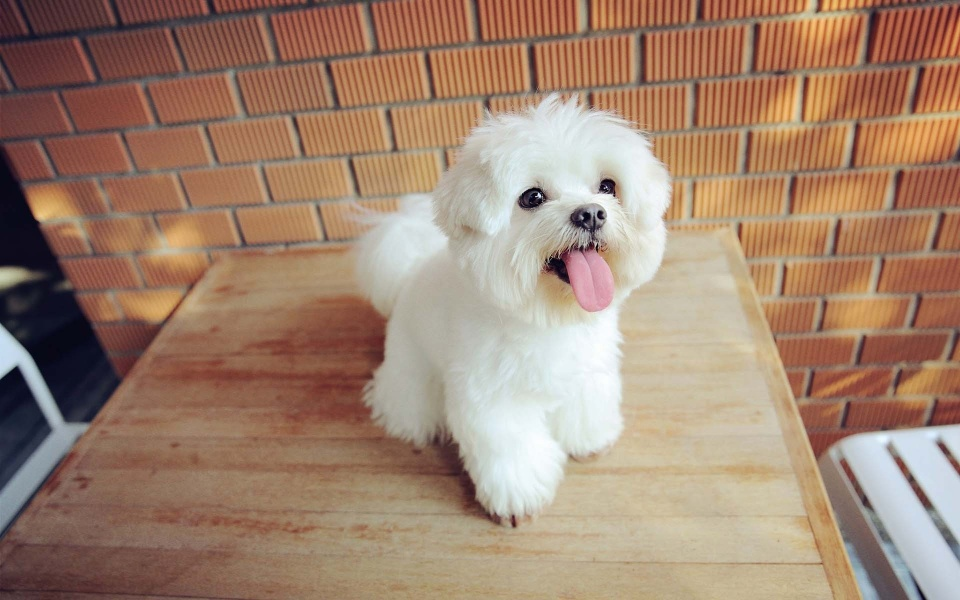
#> input picture dog.jpg, 960 x 600 px
$ python '图像基本变换.py'
#> lines starting #> are read from the running program, lines starting #| are printed output that depends on the picture
import cv2
import numpy as np

dog=cv2.imread('dog.jpg')
#> dog is the input picture: shape (600, 960, 3); mean B, G, R 112.7, 132.2, 161.1

"""放大与缩小"""
#方式一：按照像素缩放  interpolation 可以指定算法 防止图片失真（一定会存在失真）
# dog=cv2.resize(dog,(800,800),interpolation=cv2.INTER_BITS)

"""方式二：按照 x,y轴比例进行缩放"""

"""resize(src, dsize[, dst[, fx[, fy[, interpolation]]]])
src: 要缩放的图片
dsize: 缩放之后的图片大小, 元组和列表表示均可.
dst: 可选参数, 缩放之后的输出图片
fx, fy: x轴和y轴的缩放比, 即宽度和高度的缩放比.
interpolation: 插值算法, 主要有以下几种:
INTER_NEAREST, 邻近插值, 速度快, 效果差.
INTER_LINEAR, 双线性插值, 使用原图中的4个点进行插值. 默认.
INTER_CUBIC, 三次插值, 原图中的16个点.
INTER_AREA, 区域插值, 效果最好, 计算时间最长.
"""
new=cv2.resize(dog,dsize=None,fx=0.5,fy=0.5,interpolation=cv2.INTER_AREA)
cv2.imshow('siri',dog)
cv2.imshow('sirius',new)
cv2.waitKey(0)
cv2.destroyAllWindows()


"""翻转"""
"""
flip(src, flipCode)
    flipCode =0 表示上下翻转
    flipCode >0 表示左右翻转
    flipCode <0 上下 + 左右"""
new1 = cv2.flip(dog, flipCode=0)
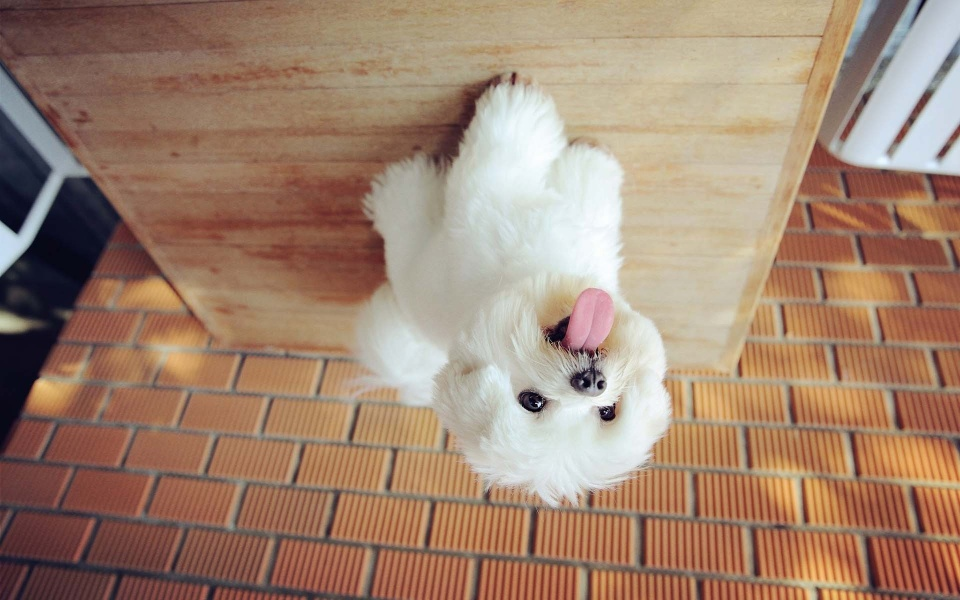
#> new1: shape (600, 960, 3); mean B, G, R 112.7, 132.2, 161.1
new2 = cv2.flip(dog, flipCode=1)
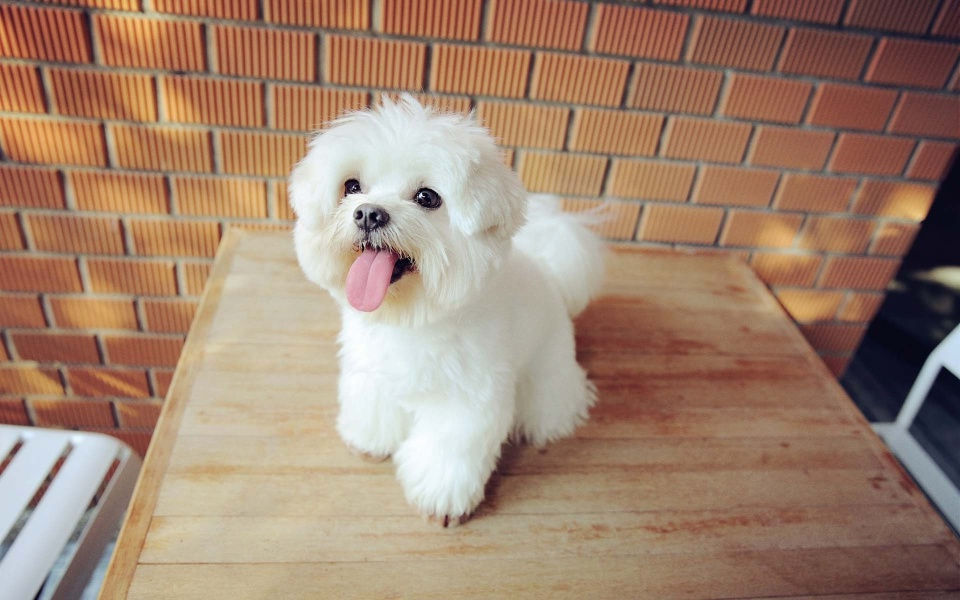
#> new2: shape (600, 960, 3); mean B, G, R 112.7, 132.2, 161.1
new3 = cv2.flip(dog, flipCode=-1)
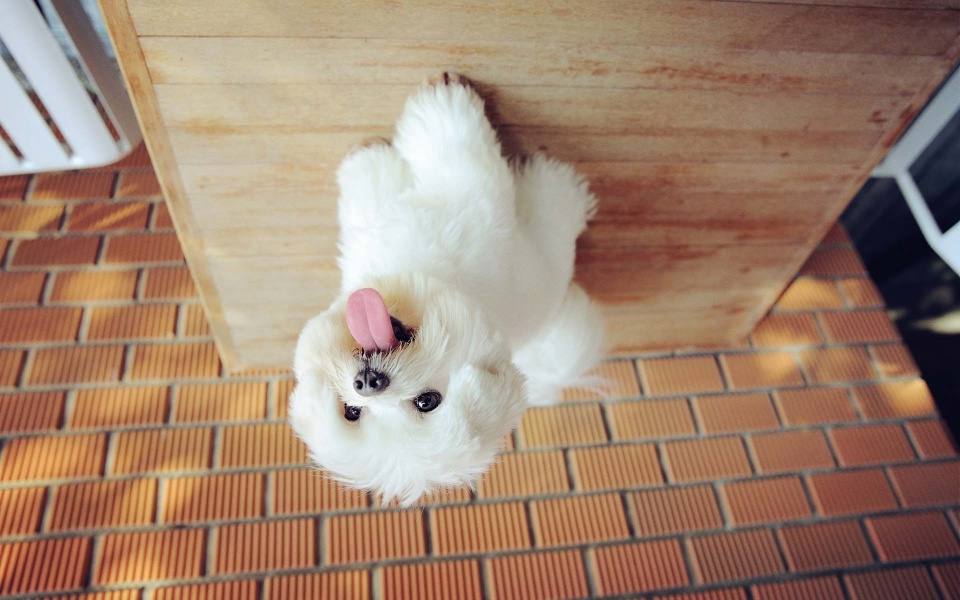
#> new3: shape (600, 960, 3); mean B, G, R 112.7, 132.2, 161.1
cv2.imshow('0',dog)
cv2.imshow('1',new1)
cv2.imshow('2',new2)
cv2.imshow('3',new3)
cv2.waitKey(0)
cv2.destroyAllWindows()


"""旋转"""
"""
rotate(img, rotateCode)
    ROTATE_90_CLOCKWISE 90度顺时针
    ROTATE_180 180度
    ROTATE_90_COUNTERCLOCKWISE 90度逆时针"""
new_dog = cv2.rotate(dog, rotateCode=cv2.ROTATE_90_COUNTERCLOCKWISE)
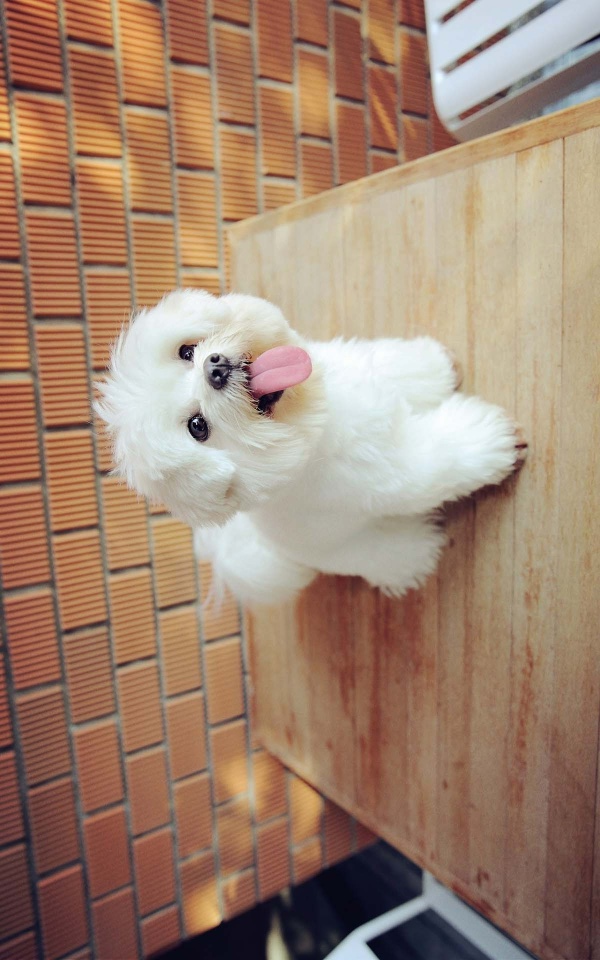
#> new_dog: shape (960, 600, 3); mean B, G, R 112.7, 132.2, 161.1


"""仿射变换"""

"""仿射变换是图像旋转, 缩放, 平移的总称.具体的做法是通过一个矩阵和和原图片坐标进行计算, 得到新的坐标, 完成变换. 所以关键就是这个矩阵.

warpAffine(src, M, dsize, flags, mode, value)

M:变换矩阵

dsize: 输出图片大小

flag: 与resize中的插值算法一致

mode: 边界外推法标志

value: 填充边界值
"""

"""getRotationMatrix2D(center, angle, scale)
    center 中心点 , 以图片的哪个点作为旋转时的中心点.
    angle 角度: 旋转的角度, 按照逆时针旋转.
    scale 缩放比例: 想把图片进行什么样的缩放."""

dog=cv2.imread('dog.jpg')
#获取原始图片的大小
h,w,ch=dog.shape
#> h = 600; w = 960; ch = 3
#获取变换矩阵 以点(300,480)为中心 旋转 15度 缩放比例为1
# print(h,w,ch)
M=cv2.getRotationMatrix2D((300,480),15,1)
#仿射变化
dog=cv2.warpAffine(dog,M,dsize=(w,h))
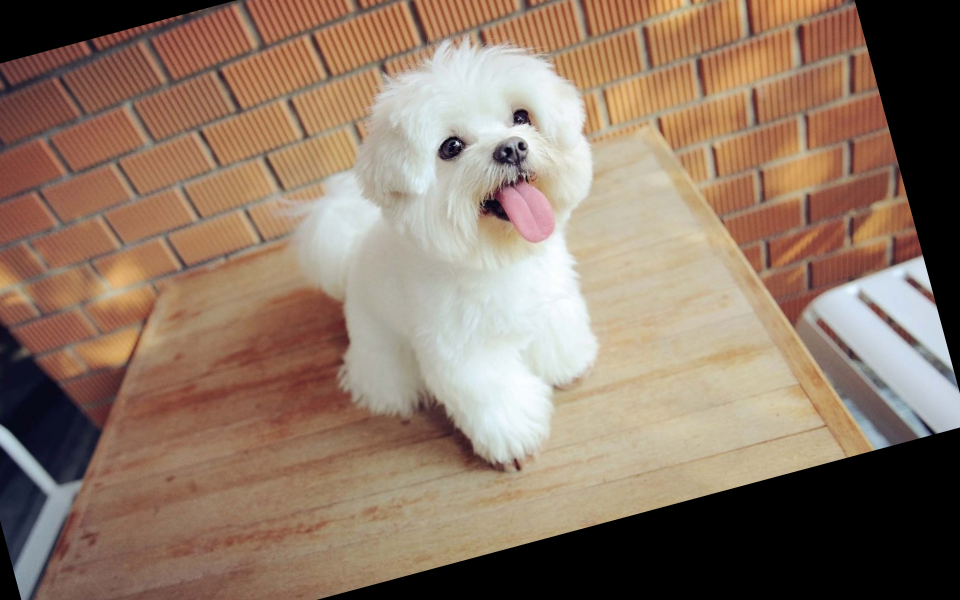
#> dog: shape (600, 960, 3); mean B, G, R 102.4, 119.4, 141.7
cv2.imshow('img',dog)
cv2.waitKey(0)
cv2.destroyAllWindows()

"""getAffineTransform(src[], dst[]) 通过三点可以确定变换后的位置, 相当于解方程, 3个点对应三个方程, 能解出偏移的参数和旋转的角度.
    src原目标的三个点
    dst对应变换后的三个点"""
# 通过三个点来确定M
# 仿射变换之平移
dog=cv2.imread('dog.jpg')
h, w, ch = dog.shape

# 一般是横向和纵向的点, 所以一定会有2个点横坐标相同, 2个点纵坐标相同
src = np.float32([[200, 100], [300, 100], [200, 300]])
dst = np.float32([[100, 150], [360, 200], [280, 120]])
M = cv2.getAffineTransform(src, dst)
# 注意opencv中是先宽度, 再高度
new = cv2.warpAffine(dog, M, (w, h))
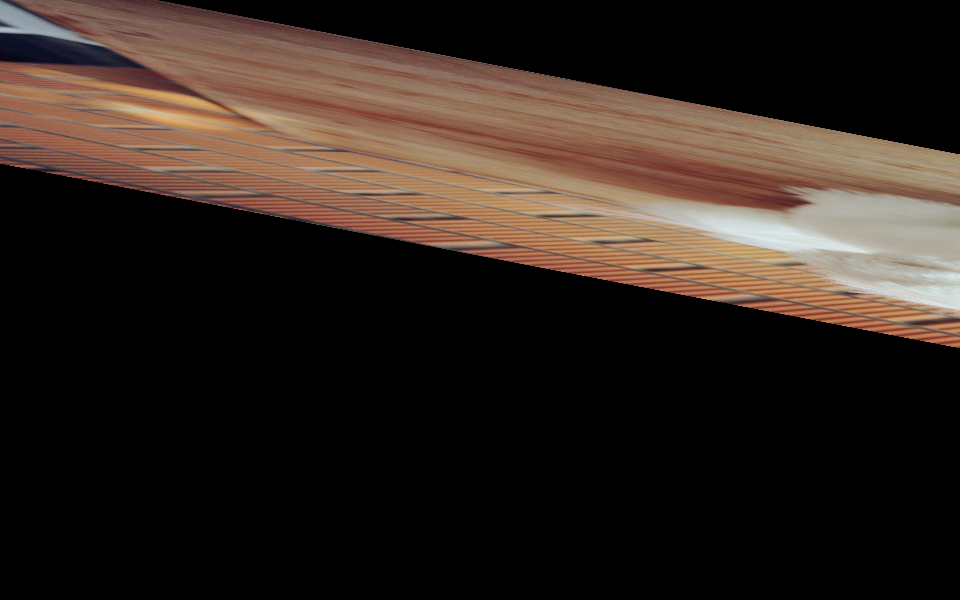
#> new: shape (600, 960, 3); mean B, G, R 30.4, 37, 47.9

cv2.imshow('new', new)
cv2.waitKey(0)
cv2.destroyAllWindows()

"""透视变换就是将一种坐标系变换成另一种坐标系. 简单来说可以把一张"斜"的图变"正",或者将一张 ‘正’ 图片 变 ‘斜’"""
dog=cv2.imread('dog.jpg')
print(dog.shape)
#| (600, 960, 3)
#获取变换矩阵
ori_point=np.float32([[10,10],[210,110],[0,350],[250,390]])
res_point=np.float32([[20,15],[230,110],[20,300],[300,350]])
M=cv2.getPerspectiveTransform(ori_point,res_point)

img2=cv2.warpPerspective(dog,M,dsize=(640,480))
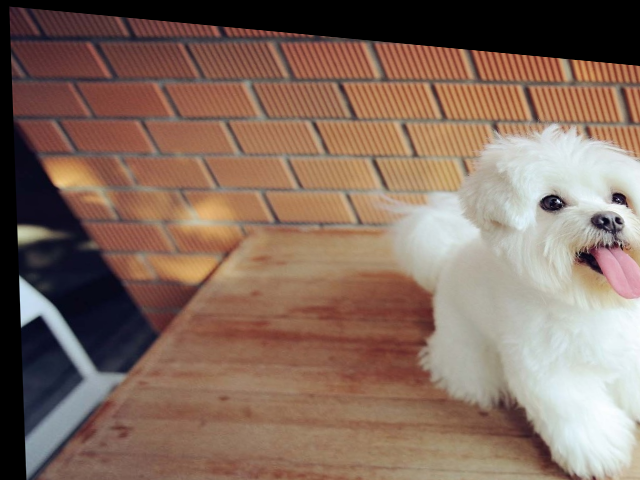
#> img2: shape (480, 640, 3); mean B, G, R 94.8, 107.8, 132.2
cv2.imshow('img',img2)
cv2.waitKey(0)
cv2.destroyAllWindows()

$ run again, with cat.jpg copied over dog.jpg
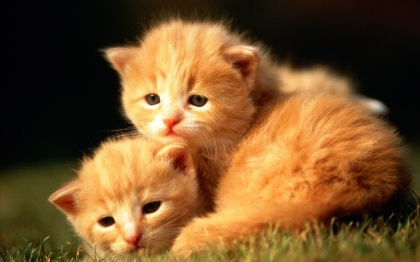
#> input picture cat.jpg, 420 x 262 px
#> dog is the input picture: shape (262, 420, 3); mean B, G, R 42.1, 82.2, 117.5
#> `new = cv2.warpAffine(dog, M, (w, h))`:
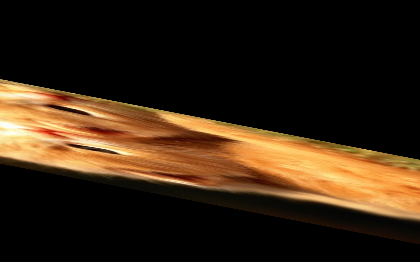
#> new: shape (262, 420, 3); mean B, G, R 19, 36.4, 53.7
#| (262, 420, 3)
#> `img2=cv2.warpPerspective(dog,M,dsize=(640,480))`:
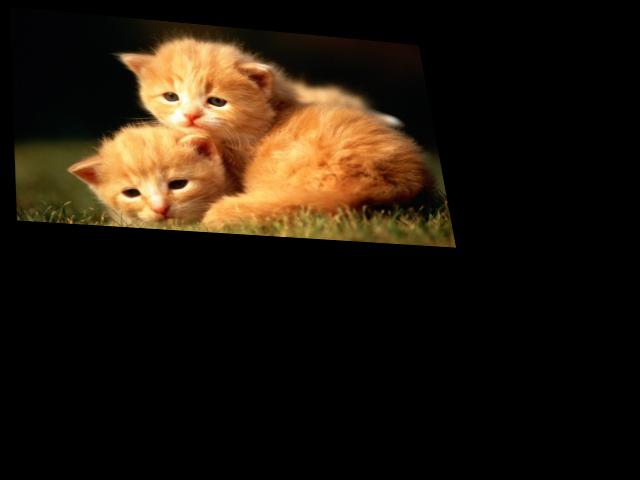
#> img2: shape (480, 640, 3); mean B, G, R 12.2, 23.8, 34

$ run again, with hujiao.jpg copied over dog.jpg
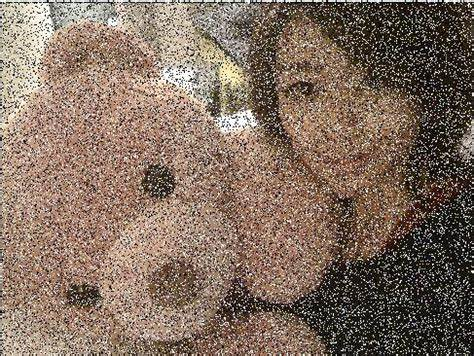
#> input picture hujiao.jpg, 474 x 356 px
#> dog is the input picture: shape (356, 474, 3); mean B, G, R 97.3, 110.9, 129.8
#> `dog=cv2.warpAffine(dog,M,dsize=(w,h))`:
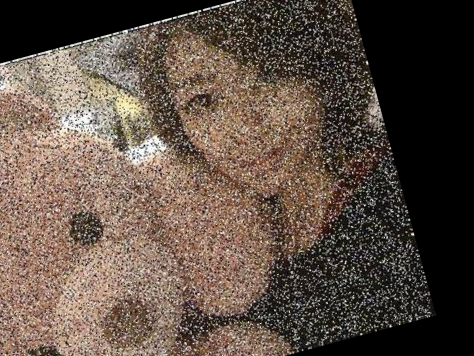
#> dog: shape (356, 474, 3); mean B, G, R 69.6, 79.7, 94.1
#| (356, 474, 3)
#> `img2=cv2.warpPerspective(dog,M,dsize=(640,480))`:
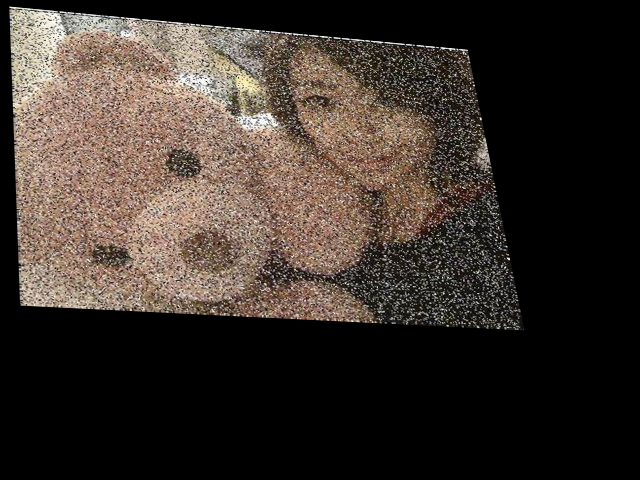
#> img2: shape (480, 640, 3); mean B, G, R 44.3, 50.5, 59.2
